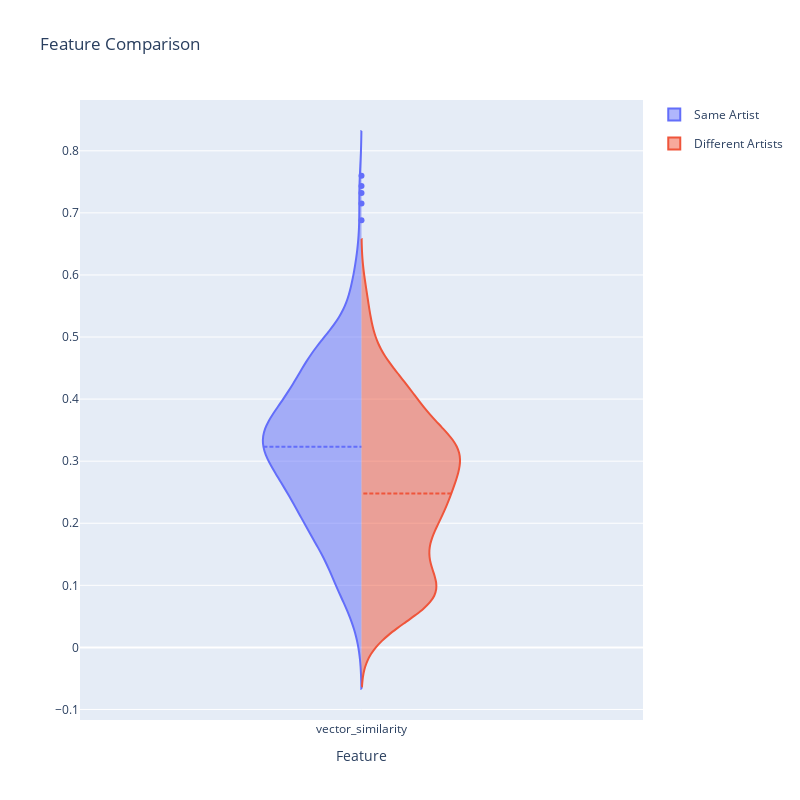

Source (notebook cell):
### Code cell
fig = violine_feature_plot(feature_df, ['vector_similarity'])
fig.update_layout(
    autosize=False,
    width=800,
    height=800,)
fig.update_xaxes(range=[-1, 1])
fig.show()

### Figure 1 — Plotly figure (JSON) as saved in the notebook; plotly's stock layout.template omitted (floating-point values rounded to 4 significant figures; data arrays with more than 128 entries replaced by an {"elided": "..."} marker saying what was removed)
{"data": [{"legendgroup": "Same Artist", "meanline": {"visible": true}, "name": "Same Artist", "scalegroup": "Same Artist", "side": "negative", "type": "violin", "x": {"elided": "660 str values"}, "y": {"elided": "660 float values"}}, {"legendgroup": "Different Artists", "meanline": {"visible": true}, "name": "Different Artists", "scalegroup": "Different Artists", "side": "positive", "type": "violin", "x": {"elided": "1320 str values"}, "y": {"elided": "1320 float values"}}], "layout": {"autosize": false, "height": 800, "title": {"text": "Feature Comparison"}, "violingap": 0, "violinmode": "overlay", "width": 800, "xaxis": {"range": [-1, 1], "title": {"text": "Feature"}}}}
